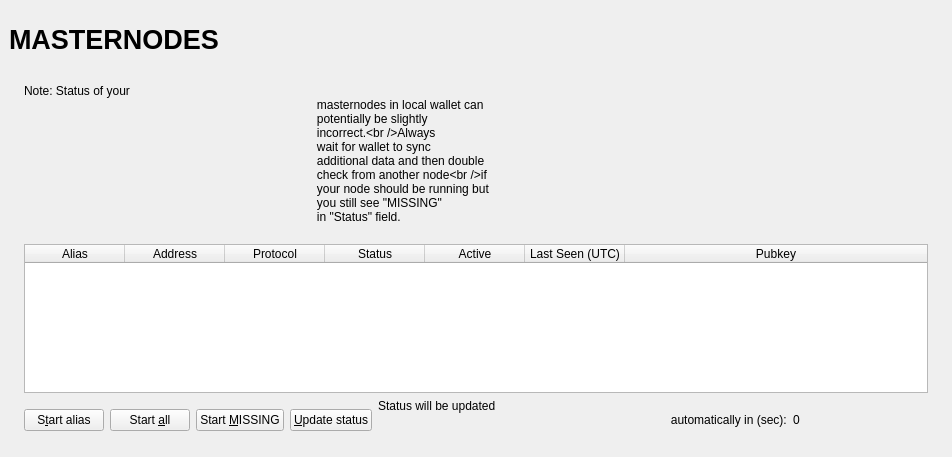
<?xml version="1.0" encoding="UTF-8"?>
<ui version="4.0">
    <class>MasternodeList</class>
    <widget class="QWidget" name="MasternodeList">
        <property name="geometry">
            <rect>
                <x>0</x>
                <y>0</y>
                <width>723</width>
                <height>457</height>
            </rect>
        </property>
        <property name="windowTitle">
            <string>Form</string>
        </property>
        <layout class="QVBoxLayout" name="topLayout" stretch="0">
            <property name="leftMargin">
                <number>9</number>
            </property>
            <property name="topMargin">
                <number>9</number>
            </property>
            <property name="rightMargin">
                <number>9</number>
            </property>
            <property name="bottomMargin">
                <number>9</number>
            </property>
            <item>
                <layout class="QVBoxLayout" name="verticalLayout_Master" stretch="0,1">
                    <property name="spacing">
                        <number>0</number>
                    </property>
                    <item>
                        <widget class="QFrame" name="frame_Header">
                            <layout class="QVBoxLayout" name="verticalLayout_4">
                                <property name="leftMargin">
                                    <number>0</number>
                                </property>
                                <property name="topMargin">
                                    <number>0</number>
                                </property>
                                <property name="rightMargin">
                                    <number>0</number>
                                </property>
                                <property name="bottomMargin">
                                    <number>0</number>
                                </property>
                                <item>
                                    <layout class="QHBoxLayout" name="horizontalLayout_Header" stretch="1,0,1">
                                        <item>
                                            <widget class="QLabel" name="labelOverviewHeaderLeft">
                                                <property name="minimumSize">
                                                    <size>
                                                        <width>464</width>
                                                        <height>60</height>
                                                    </size>
                                                </property>
                                                <property name="maximumSize">
                                                    <size>
                                                        <width>16777215</width>
                                                        <height>60</height>
                                                    </size>
                                                </property>
                                                <property name="font">
                                                    <font>
                                                        <pointsize>20</pointsize>
                                                        <weight>75</weight>
                                                        <bold>true</bold>
                                                    </font>
                                                </property>
                                                <property name="text">
                                                    <string>MASTERNODES</string>
                                                </property>
                                            </widget>
                                        </item>
                                        <item>
                                            <spacer name="horizontalSpacer">
                                                <property name="orientation">
                                                    <enum>Qt::Horizontal</enum>
                                                </property>
                                                <property name="sizeHint" stdset="0">
                                                    <size>
                                                        <width>40</width>
                                                        <height>20</height>
                                                    </size>
                                                </property>
                                            </spacer>
                                        </item>
                                        <item>
                                            <widget class="QLabel" name="labelOverviewHeaderRight">
                                                <property name="minimumSize">
                                                    <size>
                                                        <width>464</width>
                                                        <height>60</height>
                                                    </size>
                                                </property>
                                                <property name="maximumSize">
                                                    <size>
                                                        <width>16777215</width>
                                                        <height>60</height>
                                                    </size>
                                                </property>
                                                <property name="font">
                                                    <font>
                                                        <pointsize>14</pointsize>
                                                    </font>
                                                </property>
                                                <property name="text">
                                                    <string/>
                                                </property>
                                                <property name="alignment">
                                                    <set>Qt::AlignRight|Qt::AlignTrailing|Qt::AlignVCenter</set>
                                                </property>
                                            </widget>
                                        </item>
                                    </layout>
                                </item>
                            </layout>
                        </widget>
                    </item>
                    <item>
                        <widget class="QFrame" name="frame_BG">
                            <layout class="QVBoxLayout" name="verticalLayout_3">
                                <property name="leftMargin">
                                    <number>6</number>
                                </property>
                                <property name="topMargin">
                                    <number>6</number>
                                </property>
                                <property name="rightMargin">
                                    <number>6</number>
                                </property>
                                <property name="bottomMargin">
                                    <number>6</number>
                                </property>
                                <item>
                                    <widget class="QFrame" name="frame_Content">
                                        <layout class="QVBoxLayout" name="verticalLayout">
                                            <property name="spacing">
                                                <number>0</number>
                                            </property>
                                            <property name="leftMargin">
                                                <number>0</number>
                                            </property>
                                            <property name="topMargin">
                                                <number>0</number>
                                            </property>
                                            <property name="rightMargin">
                                                <number>0</number>
                                            </property>
                                            <property name="bottomMargin">
                                                <number>0</number>
                                            </property>
                                            <item>
                                                <layout class="QGridLayout" name="gridLayout_2">
                                                    <property name="spacing">
                                                        <number>2</number>
                                                    </property>
                                                    <item row="0" column="0">
                                                        <widget class="QFrame" name="frameList">
                                                            <layout class="QVBoxLayout" name="verticalLayout_2">
                                                                <property name="bottomMargin">
                                                                    <number>1</number>
                                                                </property>
                                                                <item>
                                                                    <layout class="QHBoxLayout"
                                                                            name="horizontalLayout_note">
                                                                        <property name="bottomMargin">
                                                                            <number>0</number>
                                                                        </property>
                                                                        <item>
                                                                            <widget class="QLabel" name="updateNote">
                                                                                <property name="text">
                                                                                    <string>Note: Status of your
                                                                                        masternodes in local wallet can
                                                                                        potentially be slightly
                                                                                        incorrect.&lt;br /&gt;Always
                                                                                        wait for wallet to sync
                                                                                        additional data and then double
                                                                                        check from another node&lt;br /&gt;if
                                                                                        your node should be running but
                                                                                        you still see &quot;MISSING&quot;
                                                                                        in &quot;Status&quot; field.
                                                                                    </string>
                                                                                </property>
                                                                            </widget>
                                                                        </item>
                                                                    </layout>
                                                                </item>
                                                                <item>
                                                                    <widget class="QTableWidget"
                                                                            name="tableWidgetMyMasternodes">
                                                                        <property name="minimumSize">
                                                                            <size>
                                                                                <width>695</width>
                                                                                <height>0</height>
                                                                            </size>
                                                                        </property>
                                                                        <property name="palette">
                                                                            <palette>
                                                                                <active>
                                                                                    <colorrole role="Text">
                                                                                        <brush brushstyle="SolidPattern">
                                                                                            <color alpha="255">
                                                                                                <red>51</red>
                                                                                                <green>51</green>
                                                                                                <blue>51</blue>
                                                                                            </color>
                                                                                        </brush>
                                                                                    </colorrole>
                                                                                </active>
                                                                                <inactive>
                                                                                    <colorrole role="Text">
                                                                                        <brush brushstyle="SolidPattern">
                                                                                            <color alpha="255">
                                                                                                <red>51</red>
                                                                                                <green>51</green>
                                                                                                <blue>51</blue>
                                                                                            </color>
                                                                                        </brush>
                                                                                    </colorrole>
                                                                                </inactive>
                                                                                <disabled>
                                                                                    <colorrole role="Text">
                                                                                        <brush brushstyle="SolidPattern">
                                                                                            <color alpha="255">
                                                                                                <red>85</red>
                                                                                                <green>85</green>
                                                                                                <blue>85</blue>
                                                                                            </color>
                                                                                        </brush>
                                                                                    </colorrole>
                                                                                </disabled>
                                                                            </palette>
                                                                        </property>
                                                                        <property name="editTriggers">
                                                                            <set>QAbstractItemView::NoEditTriggers</set>
                                                                        </property>
                                                                        <property name="alternatingRowColors">
                                                                            <bool>true</bool>
                                                                        </property>
                                                                        <property name="selectionMode">
                                                                            <enum>QAbstractItemView::SingleSelection
                                                                            </enum>
                                                                        </property>
                                                                        <property name="selectionBehavior">
                                                                            <enum>QAbstractItemView::SelectRows</enum>
                                                                        </property>
                                                                        <property name="sortingEnabled">
                                                                            <bool>true</bool>
                                                                        </property>
                                                                        <attribute
                                                                                name="horizontalHeaderStretchLastSection">
                                                                            <bool>true</bool>
                                                                        </attribute>
                                                                        <column>
                                                                            <property name="text">
                                                                                <string>Alias</string>
                                                                            </property>
                                                                        </column>
                                                                        <column>
                                                                            <property name="text">
                                                                                <string>Address</string>
                                                                            </property>
                                                                        </column>
                                                                        <column>
                                                                            <property name="text">
                                                                                <string>Protocol</string>
                                                                            </property>
                                                                        </column>
                                                                        <column>
                                                                            <property name="text">
                                                                                <string>Status</string>
                                                                            </property>
                                                                        </column>
                                                                        <column>
                                                                            <property name="text">
                                                                                <string>Active</string>
                                                                            </property>
                                                                        </column>
                                                                        <column>
                                                                            <property name="text">
                                                                                <string>Last Seen (UTC)</string>
                                                                            </property>
                                                                        </column>
                                                                        <column>
                                                                            <property name="text">
                                                                                <string>Pubkey</string>
                                                                            </property>
                                                                        </column>
                                                                    </widget>
                                                                </item>
                                                                <item>
                                                                    <layout class="QHBoxLayout"
                                                                            name="horizontalLayout_5">
                                                                        <property name="bottomMargin">
                                                                            <number>0</number>
                                                                        </property>
                                                                        <item>
                                                                            <widget class="QPushButton"
                                                                                    name="startButton">
                                                                                <property name="text">
                                                                                    <string>S&amp;tart alias</string>
                                                                                </property>
                                                                            </widget>
                                                                        </item>
                                                                        <item>
                                                                            <widget class="QPushButton"
                                                                                    name="startAllButton">
                                                                                <property name="text">
                                                                                    <string>Start &amp;all</string>
                                                                                </property>
                                                                            </widget>
                                                                        </item>
                                                                        <item>
                                                                            <widget class="QPushButton"
                                                                                    name="startMissingButton">
                                                                                <property name="text">
                                                                                    <string>Start &amp;MISSING</string>
                                                                                </property>
                                                                            </widget>
                                                                        </item>
                                                                        <item>
                                                                            <widget class="QPushButton"
                                                                                    name="UpdateButton">
                                                                                <property name="text">
                                                                                    <string>&amp;Update status</string>
                                                                                </property>
                                                                            </widget>
                                                                        </item>
                                                                        <item>
                                                                            <widget class="QLabel"
                                                                                    name="autoupdate_label">
                                                                                <property name="text">
                                                                                    <string>Status will be updated
                                                                                        automatically in (sec):
                                                                                    </string>
                                                                                </property>
                                                                            </widget>
                                                                        </item>
                                                                        <item>
                                                                            <widget class="QLabel" name="secondsLabel">
                                                                                <property name="text">
                                                                                    <string>0</string>
                                                                                </property>
                                                                            </widget>
                                                                        </item>
                                                                        <item>
                                                                            <spacer name="horizontalSpacer_5">
                                                                                <property name="orientation">
                                                                                    <enum>Qt::Horizontal</enum>
                                                                                </property>
                                                                                <property name="sizeHint" stdset="0">
                                                                                    <size>
                                                                                        <width>40</width>
                                                                                        <height>20</height>
                                                                                    </size>
                                                                                </property>
                                                                            </spacer>
                                                                        </item>
                                                                    </layout>
                                                                </item>
                                                            </layout>
                                                        </widget>
                                                    </item>
                                                </layout>
                                            </item>
                                        </layout>
                                    </widget>
                                </item>
                            </layout>
                        </widget>
                    </item>
                </layout>
            </item>
        </layout>
    </widget>
    <resources/>
    <connections/>
</ui>
